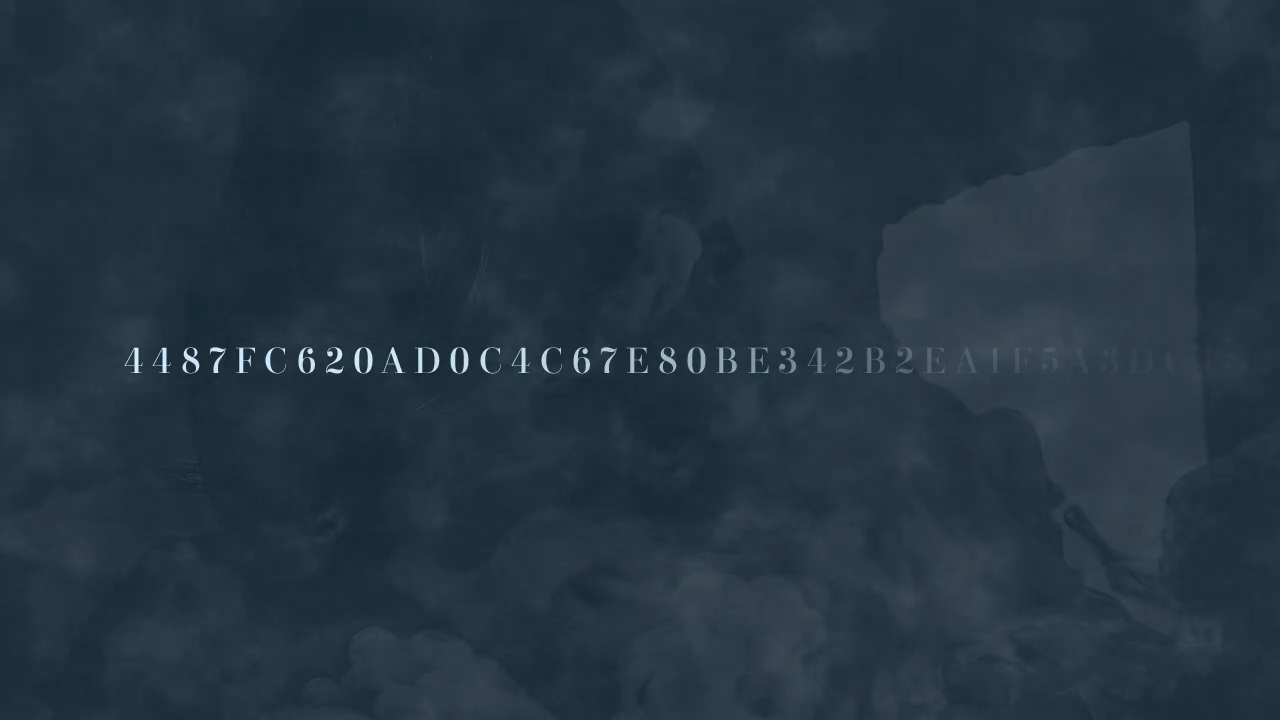
#> input picture frame 720 of puzzles/crypto-puzzles-2018-puzzle-2-0-05eth/data/3l1jFa3Mw0s_720p60.mp4, 1280 x 720 px
$ python highpass_frames.py
#> lines starting #> are read from the running program, lines starting #| are printed output that depends on the picture; pictures that were not available may be replaced by others from this repository, and a replacement may not be noted
import cv2, numpy as np
def grab(video,t):
#> called with video = 'data/3l1jFa3Mw0s_720p60.mp4', t = 12
    cap=cv2.VideoCapture(video); cap.set(cv2.CAP_PROP_POS_FRAMES,int(t*60)); ok,fr=cap.read(); cap.release(); return fr
#> in grab, fr is the input picture: shape (720, 1280, 3); mean B, G, R 65.6, 53.1, 36.3
def hp(img,sigma=5,amp=6):
    f=img.astype(np.float32)
    b=cv2.GaussianBlur(f,(0,0),sigma)
    d=f-b
    d=np.clip(d*amp+128,0,255).astype(np.uint8)
    return d
for tag,video,t in [('p1s1','data/3l1jFa3Mw0s_720p60.mp4',12),('p2p1','data/TRUUTryah70_720p60.mp4',10),('p2p2','data/U_0DtYHDPy0_720p60.mp4',10)]:
    fr=grab(video,t)
    tiles=[]
    for ci,cn in enumerate(['B','G','R']):
        ch=fr[:,:,ci]
        d=hp(ch)
        d=cv2.createCLAHE(clipLimit=3.0,tileGridSize=(8,8)).apply(d)
        d=cv2.resize(d,(640,360))
        cv2.putText(d,cn,(6,24),cv2.FONT_HERSHEY_SIMPLEX,0.8,(0,0,255),2)
        tiles.append(cv2.cvtColor(d,cv2.COLOR_GRAY2BGR))
#> this loop made 3 passes
#> pass 1, `ch=fr[:,:,ci]`:
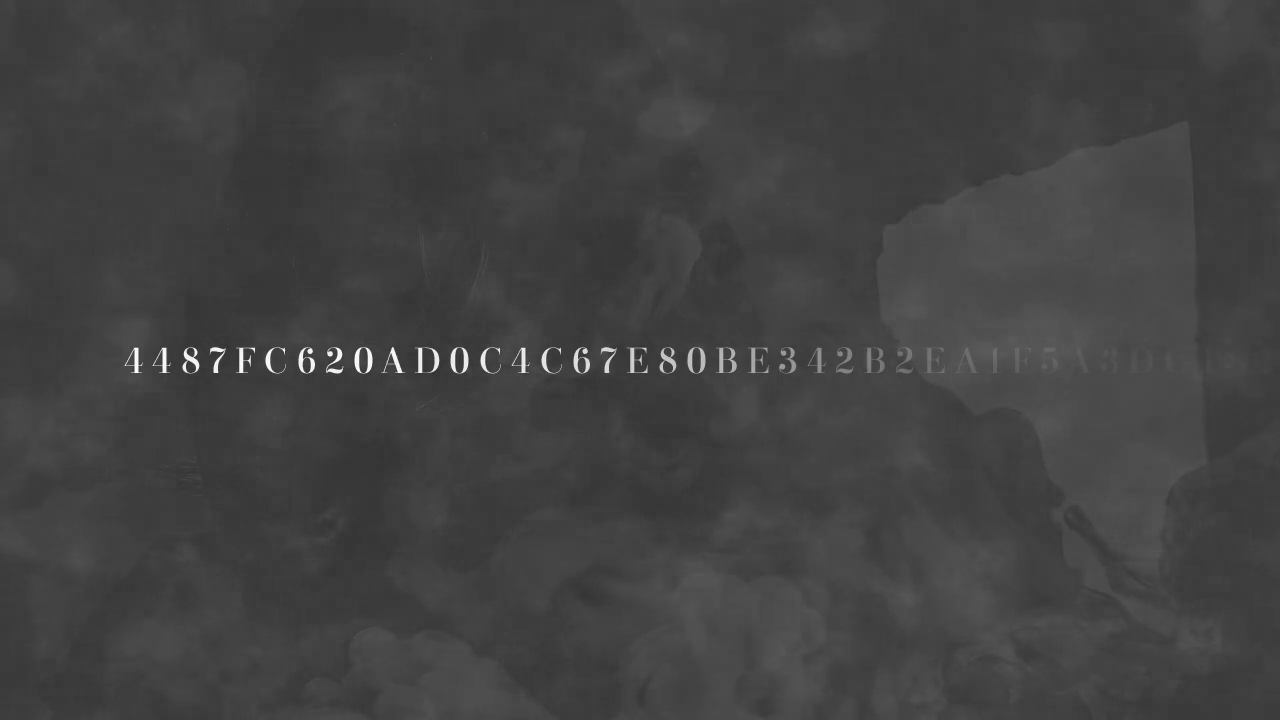
#> ch: shape (720, 1280); min 45, max 255, mean 65.6
#> after the loop:
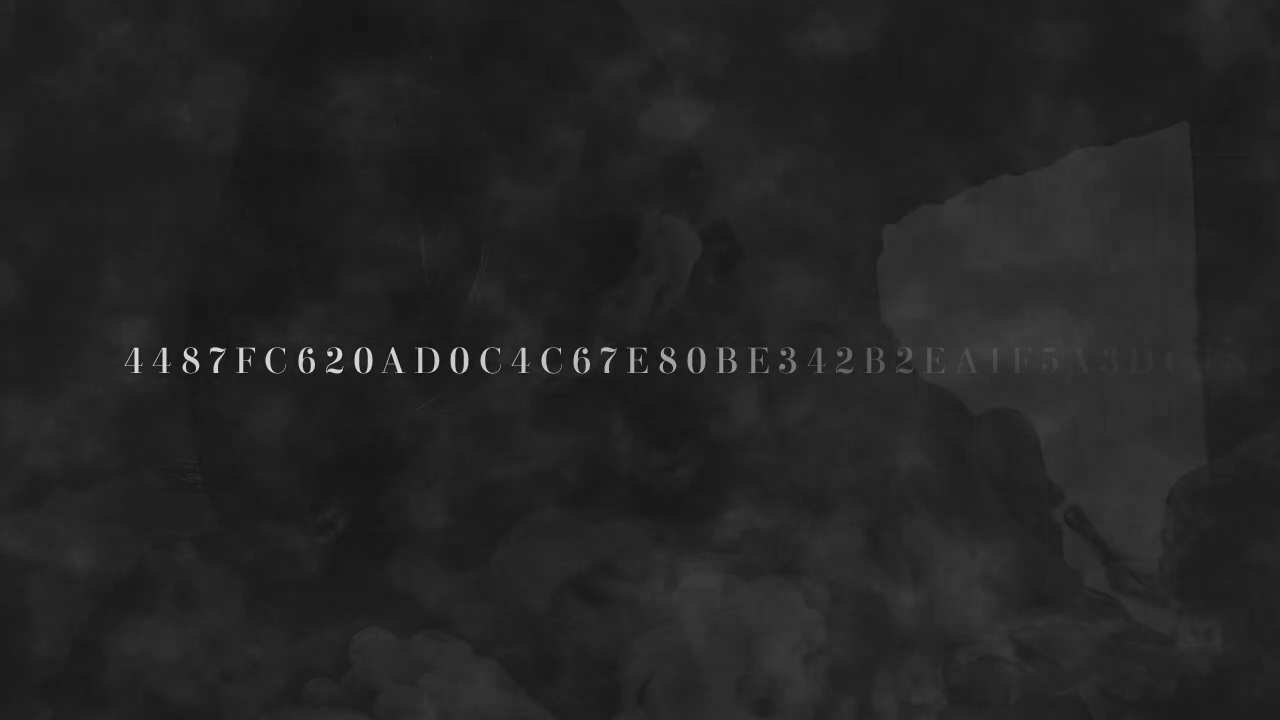
#> ch: shape (720, 1280); min 16, max 227, mean 36.3
#> after the loop:
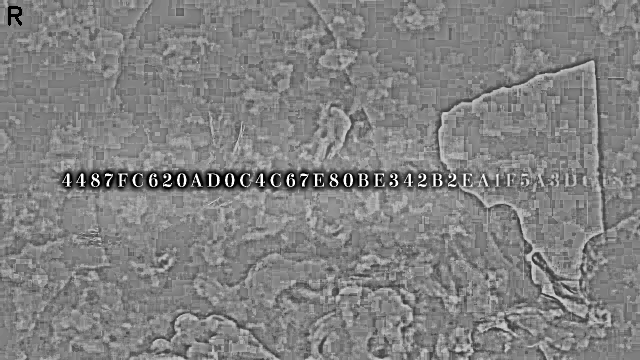
#> d: shape (360, 640); min 0, max 255, mean 129.1
#> after the loop, tiles = 3 items
    g=cv2.cvtColor(fr,cv2.COLOR_BGR2GRAY)
    d=hp(g); d=cv2.createCLAHE(clipLimit=3.0,tileGridSize=(8,8)).apply(d); d=cv2.resize(d,(640,360))
#> call 4 of hp, with sigma = 5, amp = 6
#> in hp (call 4), `d=np.clip(d*amp+128,0,255).astype(np.uint8)`:
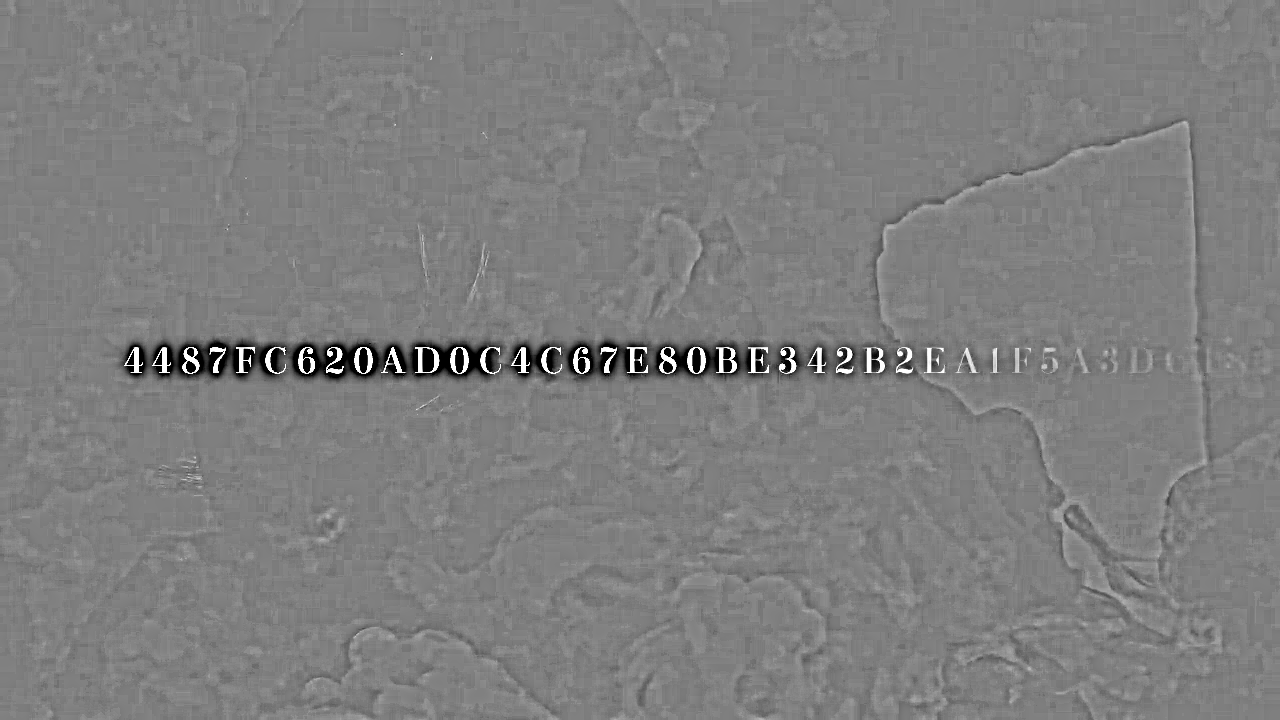
#> d: shape (720, 1280); min 0, max 255, mean 126.1
    cv2.putText(d,'gray',(6,24),cv2.FONT_HERSHEY_SIMPLEX,0.8,(0,0,255),2)
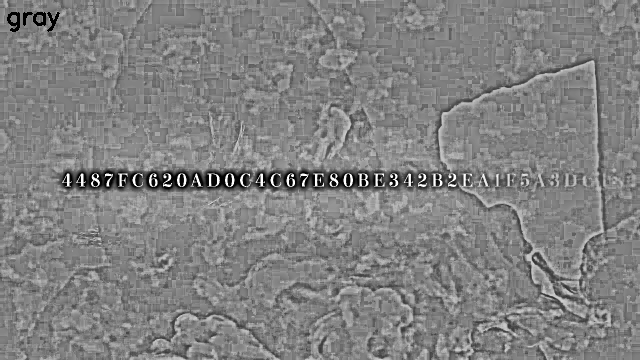
#> d: shape (360, 640); min 0, max 255, mean 129.1
    tiles.append(cv2.cvtColor(d,cv2.COLOR_GRAY2BGR))
    sheet=np.vstack([np.hstack(tiles[:2]),np.hstack(tiles[2:])])
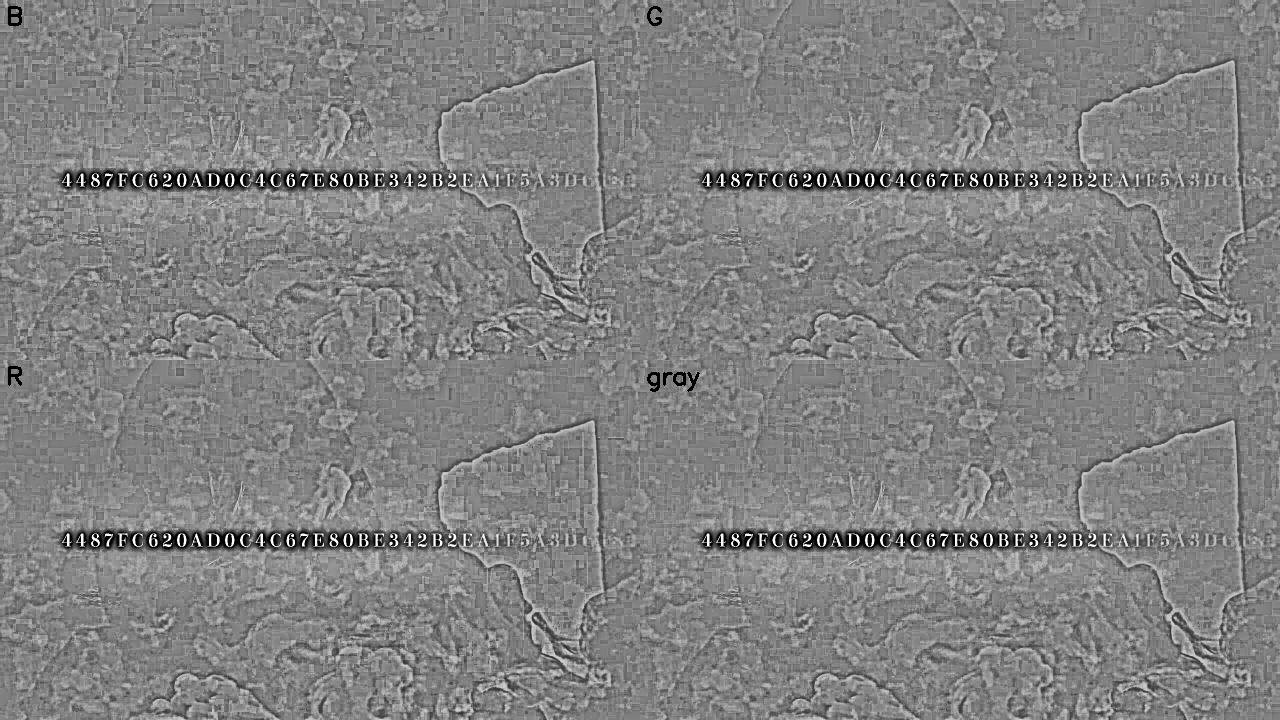
#> sheet: shape (720, 1280, 3); min 0, max 255, mean 129.2
    cv2.imwrite(f'data/f720/{tag}_hp_channels.png',sheet); print(tag,sheet.shape)
#| p1s1 (720, 1280, 3)
#> pass 2 of the loop `for tag,video,t in [('p1s1','data/3l1jFa3Mw0s_720p60.mp4',12),('p2p1',..`:
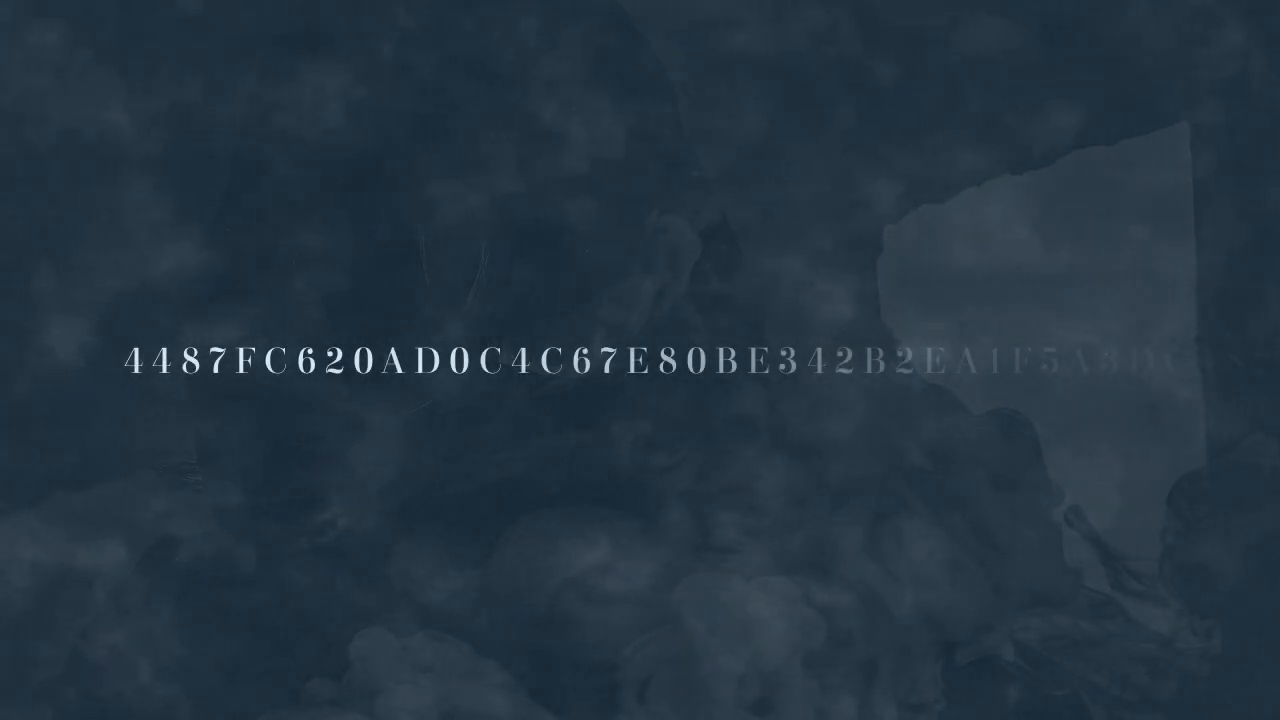
#> input picture frame 600 of puzzles/crypto-puzzles-2018-puzzle-2-0-05eth/data/3l1jFa3Mw0s_720p60.mp4, 1280 x 720 px, given in place of TRUUTryah70_720p60.mp4, which was not available
#> in grab, fr is the input picture: shape (720, 1280, 3); mean B, G, R 65.4, 52.8, 36.1
#> after the loop `for ci,cn in enumerate(['B','G','R']):`:
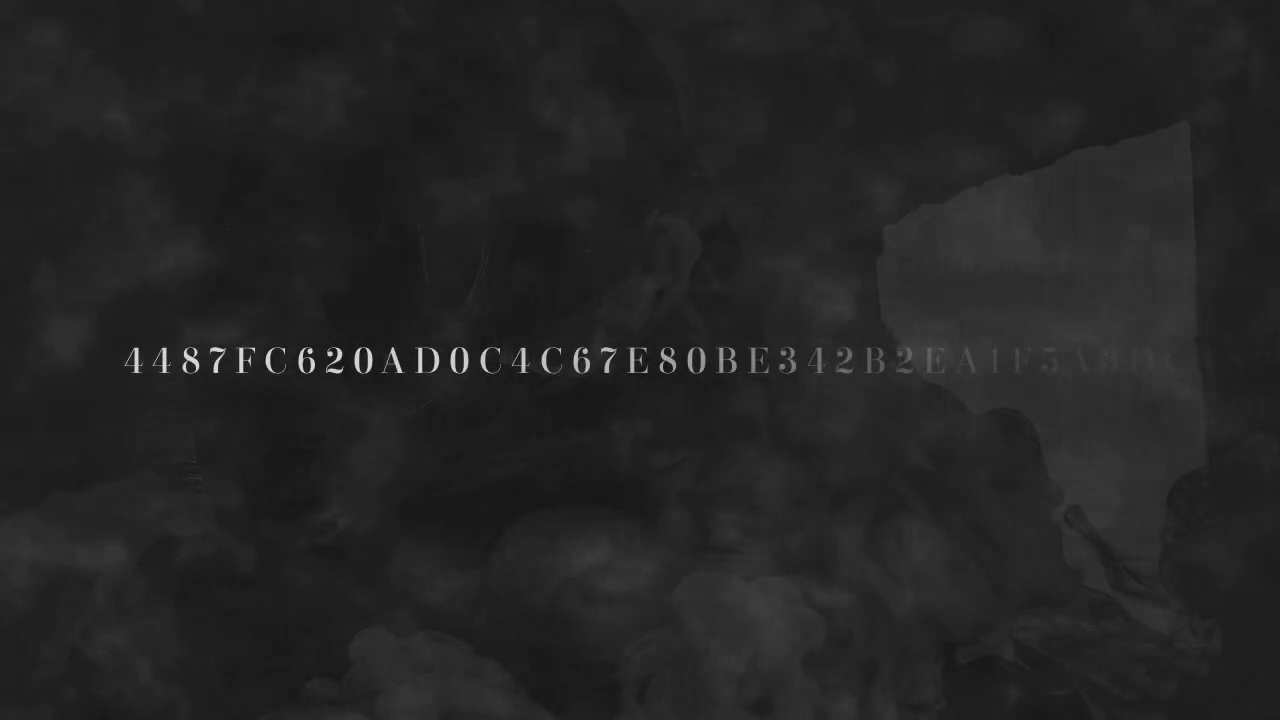
#> ch: shape (720, 1280); min 8, max 233, mean 36.1
#> `sheet=np.vstack([np.hstack(tiles[:2]),np.hstack(tiles[2:])])`:
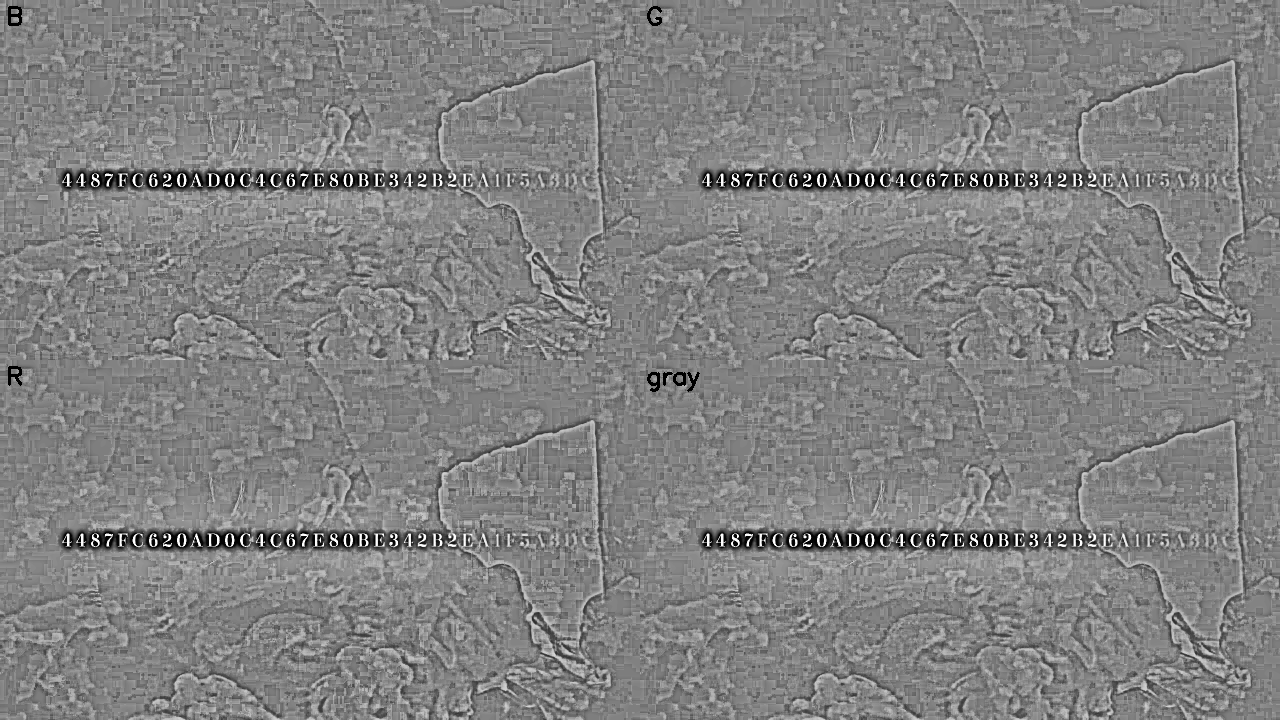
#> sheet: shape (720, 1280, 3); min 0, max 255, mean 129.2
#| p2p1 (720, 1280, 3)
